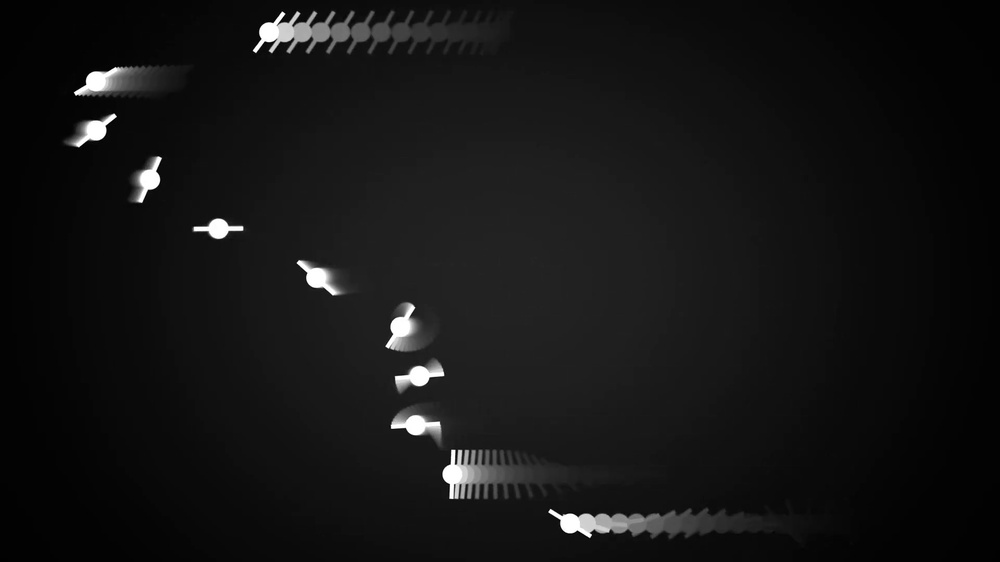
#> input picture frames/white_circle_1019.jpg, 1000 x 562 px, shrunk from 1920 x 1080 before the run
$ python -i test.py   (imports and definitions only)
#> lines starting #> are read from the running program, lines starting #| are printed output that depends on the picture; after the words box and inside, x2 and y2 are one past the last pixel; in counts of white or black regions, pixels touching at a corner belong together
# import the necessary packages
from imutils import contours
from skimage import measure
import numpy as np
import argparse
import imutils
import cv2
import os
import glob


# [46 lines left out: function test, not called in this run]


def bright_spots(file_path):
   # load the image, convert it to grayscale, and blur it
#> called with file_path = 'frames/white_circle_1019.jpg'
   image = cv2.imread(file_path)
#> image is the input picture: shape (562, 1000, 3); min 0, max 255, mean 20.2
   gray = cv2.cvtColor(image, cv2.COLOR_BGR2GRAY)
   blurred = cv2.GaussianBlur(gray, (11, 11), 0)
   # threshold the image to reveal light regions in the
   # blurred image
   thresh = cv2.threshold(blurred, 200, 255, cv2.THRESH_BINARY)[1]
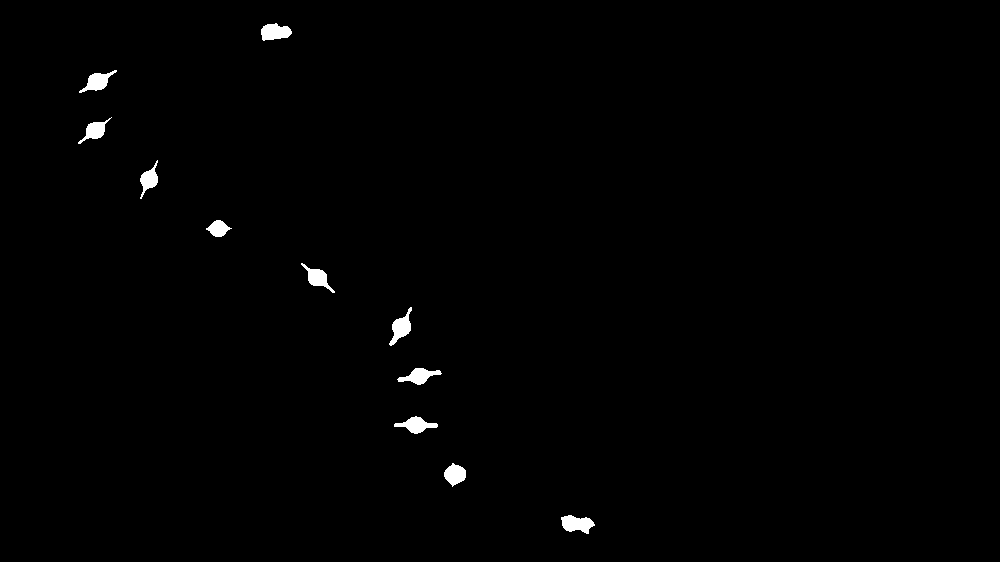
#> thresh: shape (562, 1000); 0.7% white; 11 white regions, largest, box (x1, y1, x2, y2) and area: (561, 515, 595, 534) 423, (261, 23, 292, 41) 399, (389, 307, 412, 346) 394
   # perform a series of erosions and dilations to remove
   # any small blobs of noise from the thresholded image
   thresh = cv2.erode(thresh, None, iterations=2)
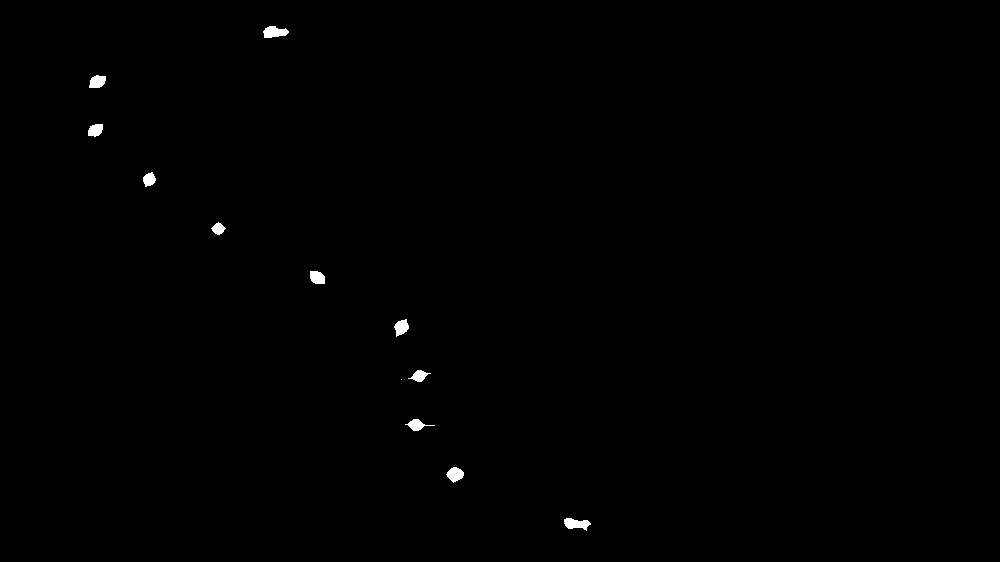
#> thresh: shape (562, 1000); 0.33% white; 12 white regions (1 under 20 px), largest, box (x1, y1, x2, y2) and area: (263, 26, 289, 38) 220, (564, 518, 591, 531) 218, (446, 467, 464, 483) 186
   thresh = cv2.dilate(thresh, None, iterations=4)
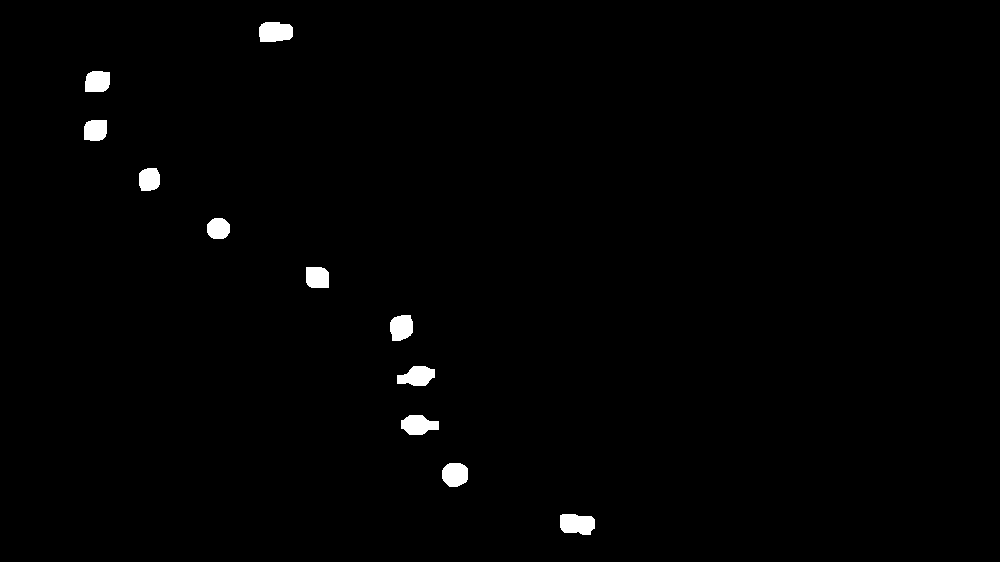
#> thresh: shape (562, 1000); 0.98% white; 11 white regions, largest, box (x1, y1, x2, y2) and area: (560, 514, 595, 535) 615, (259, 22, 293, 42) 595, (401, 415, 439, 435) 554
   # perform a connected component analysis on the thresholded
   # image, then initialize a mask to store only the "large"
   # components
   labels = measure.label(thresh, neighbors=8, background=0)
#> labels: shape (562, 1000) int64; 12 distinct labels, from 0 to 11
   mask = np.zeros(thresh.shape, dtype="uint8")
   # loop over the unique components
   for label in np.unique(labels):
      # if this is the background label, ignore it
      if label == 0:
         continue
      # otherwise, construct the label mask and count the
      # number of pixels
      labelMask = np.zeros(thresh.shape, dtype="uint8")
      labelMask[labels == label] = 255
      numPixels = cv2.countNonZero(labelMask)
      # if the number of pixels in the component is sufficiently
      # large, then add it to our mask of "large blobs"
      if numPixels > 300:
         mask = cv2.add(mask, labelMask)
#> this loop made 12 passes
#> numPixels on passes 2 to 12: 595, 476, 441, 423, 404, 454, 500, 548, 554, 522, 615
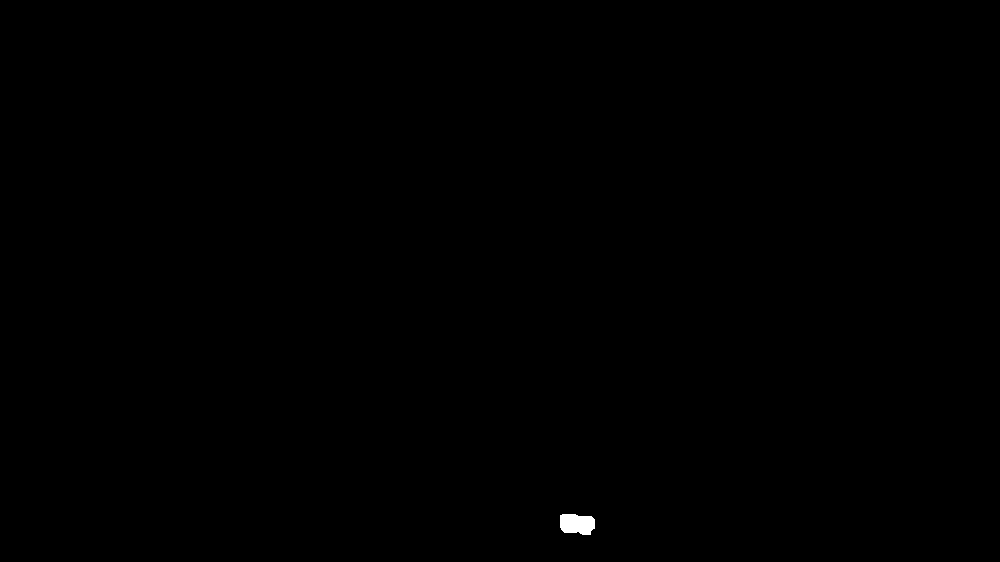
#> labelMask: shape (562, 1000); 0.11% white; 1 white region
         # find the contours in the mask, then sort them from left to
   # right
   cnts = cv2.findContours(mask.copy(), cv2.RETR_EXTERNAL,
      cv2.CHAIN_APPROX_SIMPLE)
#> cnts = 11 contours; largest, box (x1, y1, x2, y2) and area: (560, 514, 595, 535) 568, (259, 22, 293, 42) 549, (401, 415, 439, 435) 508, (397, 366, 435, 386) 501, (442, 463, 468, 487) 485
   cnts = imutils.grab_contours(cnts)
   cnts = contours.sort_contours(cnts)[0]
   # loop over the contours
   for (i, c) in enumerate(cnts):
      # draw the bright spot on the image
      (x, y, w, h) = cv2.boundingRect(c)
      ((cX, cY), radius) = cv2.minEnclosingCircle(c)
      cv2.circle(image, (int(cX), int(cY)), int(radius),
         (0, 0, 255), 3)
      cv2.putText(image, "#{}".format(i + 1), (x, y - 15),
         cv2.FONT_HERSHEY_SIMPLEX, 0.45, (0, 0, 255), 2)
#> this loop made 11 passes
#> (x, y, w, h, cX, cY, radius) on passes 1 to 11: (84, 120, 23, 21, 95, 129.5, 14.53), (85, 71, 25, 21, 97, 81.5, 15.31), (139, 168, 21, 23, 148.5, 179, 13.31), (207, 218, 23, 21, 218, 228, 11.7), (259, 22, 34, 20, 275.5, 32.86, 17.51), (306, 267, 23, 21, 317, 277, 14.87), (390, 315, 23, 26, 401, 327.5, 15.4), (397, 366, 38, 20, 415.5, 376, 19.78), (401, 415, 38, 20, 419.5, 424.5, 19.04), (442, 463, 26, 24, 454.8, 473.8, 13.49), (560, 514, 35, 21, 577, 521.5, 18.2)
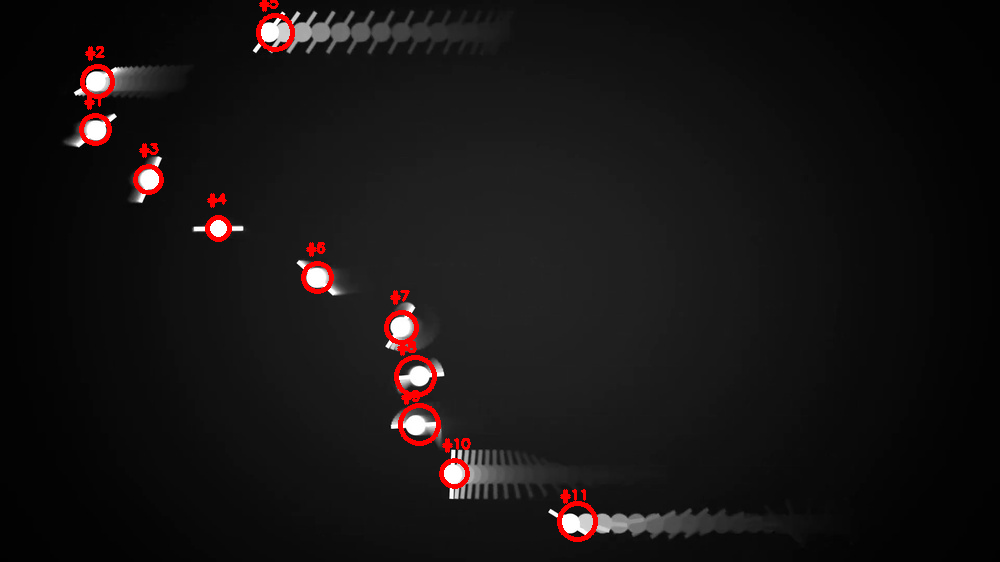
#> image: shape (562, 1000, 3); 1.23% of pixels changed, all inside (x1, y1, x2, y2) = (79, 0, 598, 542)
   # show the output image
   path = file_path
   path_components = path.split('.')
   folder = path_components[0].split('/')[0]
   name = path_components[0].split('/')[1]
   new_dir = folder + "_tracking"
   output_path = new_dir + "/" + name + "." + path_components[1]
   print(output_path)
   cv2.imwrite(output_path, image)
   cv2.waitKey(0)

# [2 lines not run here, left out]

>>> result = bright_spots('frames/white_circle_1019.jpg')
